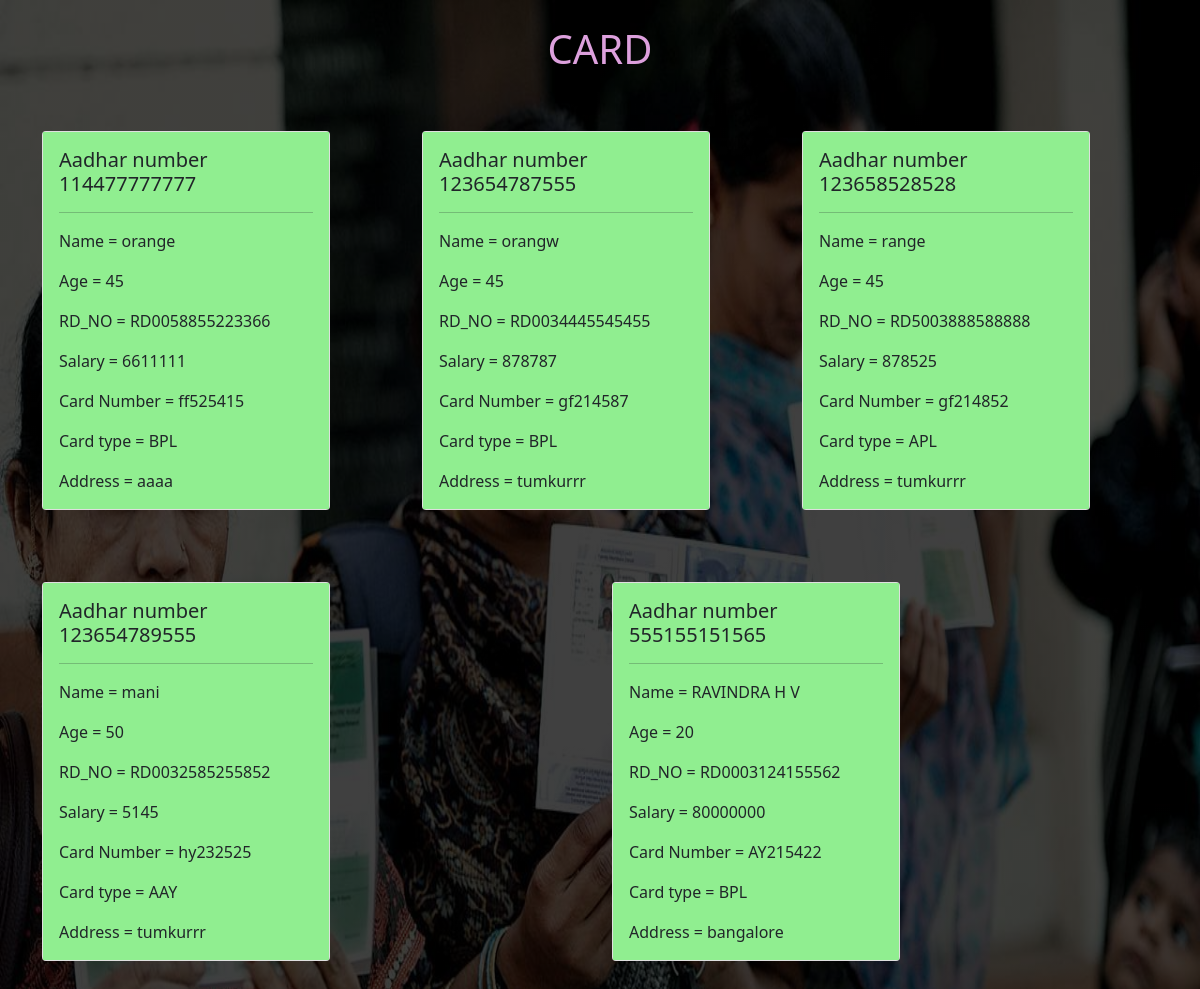
Screenshot of /products/ with the database file from the repository.
### products/models.py (models this page shows)
class people(models.Model):
    name = models.CharField(max_length=225)
    age = models.CharField(max_length=3)
    phone_number = models.CharField(
        max_length=10,
    )
    Aadhar_no = models.CharField(max_length=12)
    salary = models.CharField(max_length=10)
    statement =models.ImageField()
    address = models.CharField(max_length=200)
    rationcard = models.CharField(max_length=8)
    RD_NO = models.CharField(max_length=15, default="RD")
    cardtype = models.CharField(max_length=3)
    District = models.CharField(max_length=25)

### products/views.py (the view)
# urls.py: path("", views.index),
def index(request):
    products = people.objects.all()
    return render(request, "index.html", {"products": products})

### products/templates/index.html
{% extends 'base.html' %}
{% block content %}
<h1>CARD</h1>
<div class="row">
    {% for people in products %}
    <div class="col">
        <div class="card" style="width: 18rem;">
            <div class="card-body">
                <h5 class="card-title">Aadhar number {{people.Aadhar_no}}</h5>
                <hr>
                <p class="card-text">Name = {{people.name}}</p>
                <p class="card-text">Age = {{people.age}}</p>
                <p class="card-text">RD_NO = {{people.RD_NO}}</p>
                <p class="card-text">Salary = {{people.salary}}</p>
                <p class="card-text">Card Number = {{people.rationcard}}</p>
                <p class="card-text">Card type = {{people.cardtype}}</p>
                <p class="card-text">Address = {{people.address}}</p>
            </div>
        </div>
        <br>
        <br>
        <br>
    </div>
    {% endfor %}
</div>
{% endblock %}

### templates/base.html (shortened to what this page needs)
<!doctype html>
<html lang="en">
{% load static %}
<head>
  <link href="https://cdn.jsdelivr.net/npm/bootstrap@5.1.3/dist/css/bootstrap.min.css" rel="stylesheet"
>
</head>
<body>
  <div class="container">
    {% block content %}
    {% endblock %}
  </div>
</body>
</html>

### rows the page displays
people: Aadhar_no "114477777777", name "orange", age "45", RD_NO "RD0058855223366", salary "6611111", rationcard "ff525415", cardtype "BPL", address "aaaa"
people: Aadhar_no "123654787555", name "orangw", age "45", RD_NO "RD0034445545455", salary "878787", rationcard "gf214587", cardtype "BPL", address "tumkurrr"
people: Aadhar_no "123658528528", name "range", age "45", RD_NO "RD5003888588888", salary "878525", rationcard "gf214852", cardtype "APL", address "tumkurrr"
people: Aadhar_no "123654789555", name "mani", age "50", RD_NO "RD0032585255852", salary "5145", rationcard "hy232525", cardtype "AAY", address "tumkurrr"
people: Aadhar_no "555155151565", name "RAVINDRA H V", age "20", RD_NO "RD0003124155562", salary "80000000", rationcard "AY215422", cardtype "BPL", address "bangalore"
